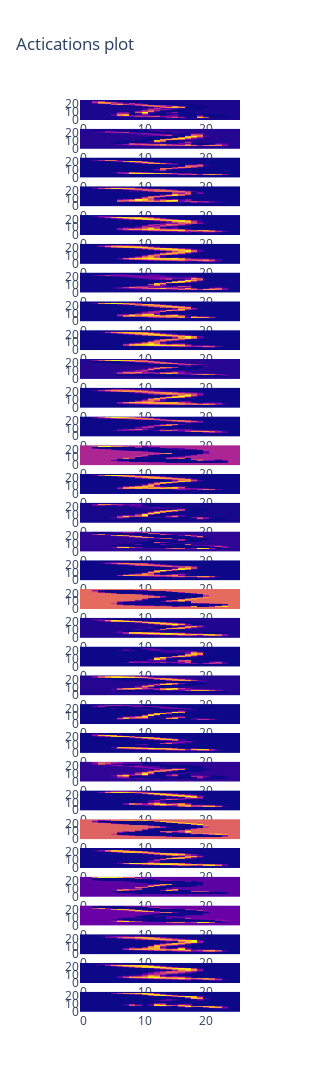

Notebook source saved alongside this figure:
### Code cell
all_channels("conv1")

### Figure 1 — Plotly figure (JSON) as saved in the notebook; plotly's stock layout.template omitted (floating-point values rounded to 4 significant figures; data arrays with more than 128 entries replaced by an {"elided": "..."} marker saying what was removed)
{"data": [{"showscale": false, "type": "heatmap", "xaxis": "x", "yaxis": "y", "z": {"elided": "26x26 float values"}}, {"showscale": false, "type": "heatmap", "xaxis": "x2", "yaxis": "y2", "z": {"elided": "26x26 float values"}}, {"showscale": false, "type": "heatmap", "xaxis": "x3", "yaxis": "y3", "z": {"elided": "26x26 float values"}}, {"showscale": false, "type": "heatmap", "xaxis": "x4", "yaxis": "y4", "z": {"elided": "26x26 float values"}}, {"showscale": false, "type": "heatmap", "xaxis": "x5", "yaxis": "y5", "z": {"elided": "26x26 float values"}}, {"showscale": false, "type": "heatmap", "xaxis": "x6", "yaxis": "y6", "z": {"elided": "26x26 float values"}}, {"showscale": false, "type": "heatmap", "xaxis": "x7", "yaxis": "y7", "z": {"elided": "26x26 float values"}}, {"showscale": false, "type": "heatmap", "xaxis": "x8", "yaxis": "y8", "z": {"elided": "26x26 float values"}}, {"showscale": false, "type": "heatmap", "xaxis": "x9", "yaxis": "y9", "z": {"elided": "26x26 float values"}}, {"showscale": false, "type": "heatmap", "xaxis": "x10", "yaxis": "y10", "z": {"elided": "26x26 float values"}}, {"showscale": false, "type": "heatmap", "xaxis": "x11", "yaxis": "y11", "z": {"elided": "26x26 float values"}}, {"showscale": false, "type": "heatmap", "xaxis": "x12", "yaxis": "y12", "z": {"elided": "26x26 float values"}}, {"showscale": false, "type": "heatmap", "xaxis": "x13", "yaxis": "y13", "z": {"elided": "26x26 float values"}}, {"showscale": false, "type": "heatmap", "xaxis": "x14", "yaxis": "y14", "z": {"elided": "26x26 float values"}}, {"showscale": false, "type": "heatmap", "xaxis": "x15", "yaxis": "y15", "z": {"elided": "26x26 float values"}}, {"showscale": false, "type": "heatmap", "xaxis": "x16", "yaxis": "y16", "z": {"elided": "26x26 float values"}}, {"showscale": false, "type": "heatmap", "xaxis": "x17", "yaxis": "y17", "z": {"elided": "26x26 float values"}}, {"showscale": false, "type": "heatmap", "xaxis": "x18", "yaxis": "y18", "z": {"elided": "26x26 float values"}}, {"showscale": false, "type": "heatmap", "xaxis": "x19", "yaxis": "y19", "z": {"elided": "26x26 float values"}}, {"showscale": false, "type": "heatmap", "xaxis": "x20", "yaxis": "y20", "z": {"elided": "26x26 float values"}}, {"showscale": false, "type": "heatmap", "xaxis": "x21", "yaxis": "y21", "z": {"elided": "26x26 float values"}}, {"showscale": false, "type": "heatmap", "xaxis": "x22", "yaxis": "y22", "z": {"elided": "26x26 float values"}}, {"showscale": false, "type": "heatmap", "xaxis": "x23", "yaxis": "y23", "z": {"elided": "26x26 float values"}}, {"showscale": false, "type": "heatmap", "xaxis": "x24", "yaxis": "y24", "z": {"elided": "26x26 float values"}}, {"showscale": false, "type": "heatmap", "xaxis": "x25", "yaxis": "y25", "z": {"elided": "26x26 float values"}}, {"showscale": false, "type": "heatmap", "xaxis": "x26", "yaxis": "y26", "z": {"elided": "26x26 float values"}}, {"showscale": false, "type": "heatmap", "xaxis": "x27", "yaxis": "y27", "z": {"elided": "26x26 float values"}}, {"showscale": false, "type": "heatmap", "xaxis": "x28", "yaxis": "y28", "z": {"elided": "26x26 float values"}}, {"showscale": false, "type": "heatmap", "xaxis": "x29", "yaxis": "y29", "z": {"elided": "26x26 float values"}}, {"showscale": false, "type": "heatmap", "xaxis": "x30", "yaxis": "y30", "z": {"elided": "26x26 float values"}}, {"showscale": false, "type": "heatmap", "xaxis": "x31", "yaxis": "y31", "z": {"elided": "26x26 float values"}}, {"showscale": false, "type": "heatmap", "xaxis": "x32", "yaxis": "y32", "z": {"elided": "26x26 float values"}}], "layout": {"height": 10000, "title": {"text": "Actications plot"}, "width": 300, "xaxis": {"anchor": "y", "domain": [0, 1]}, "xaxis10": {"anchor": "y10", "domain": [0, 1]}, "xaxis11": {"anchor": "y11", "domain": [0, 1]}, "xaxis12": {"anchor": "y12", "domain": [0, 1]}, "xaxis13": {"anchor": "y13", "domain": [0, 1]}, "xaxis14": {"anchor": "y14", "domain": [0, 1]}, "xaxis15": {"anchor": "y15", "domain": [0, 1]}, "xaxis16": {"anchor": "y16", "domain": [0, 1]}, "xaxis17": {"anchor": "y17", "domain": [0, 1]}, "xaxis18": {"anchor": "y18", "domain": [0, 1]}, "xaxis19": {"anchor": "y19", "domain": [0, 1]}, "xaxis2": {"anchor": "y2", "domain": [0, 1]}, "xaxis20": {"anchor": "y20", "domain": [0, 1]}, "xaxis21": {"anchor": "y21", "domain": [0, 1]}, "xaxis22": {"anchor": "y22", "domain": [0, 1]}, "xaxis23": {"anchor": "y23", "domain": [0, 1]}, "xaxis24": {"anchor": "y24", "domain": [0, 1]}, "xaxis25": {"anchor": "y25", "domain": [0, 1]}, "xaxis26": {"anchor": "y26", "domain": [0, 1]}, "xaxis27": {"anchor": "y27", "domain": [0, 1]}, "xaxis28": {"anchor": "y28", "domain": [0, 1]}, "xaxis29": {"anchor": "y29", "domain": [0, 1]}, "xaxis3": {"anchor": "y3", "domain": [0, 1]}, "xaxis30": {"anchor": "y30", "domain": [0, 1]}, "xaxis31": {"anchor": "y31", "domain": [0, 1]}, "xaxis32": {"anchor": "y32", "domain": [0, 1]}, "xaxis4": {"anchor": "y4", "domain": [0, 1]}, "xaxis5": {"anchor": "y5", "domain": [0, 1]}, "xaxis6": {"anchor": "y6", "domain": [0, 1]}, "xaxis7": {"anchor": "y7", "domain": [0, 1]}, "xaxis8": {"anchor": "y8", "domain": [0, 1]}, "xaxis9": {"anchor": "y9", "domain": [0, 1]}, "yaxis": {"anchor": "x", "domain": [0.9778, 1]}, "yaxis10": {"anchor": "x10", "domain": [0.6939, 0.7161]}, "yaxis11": {"anchor": "x11", "domain": [0.6624, 0.6846]}, "yaxis12": {"anchor": "x12", "domain": [0.6309, 0.653]}, "yaxis13": {"anchor": "x13", "domain": [0.5993, 0.6215]}, "yaxis14": {"anchor": "x14", "domain": [0.5678, 0.5899]}, "yaxis15": {"anchor": "x15", "domain": [0.5362, 0.5584]}, "yaxis16": {"anchor": "x16", "domain": [0.5047, 0.5269]}, "yaxis17": {"anchor": "x17", "domain": [0.4731, 0.4953]}, "yaxis18": {"anchor": "x18", "domain": [0.4416, 0.4638]}, "yaxis19": {"anchor": "x19", "domain": [0.4101, 0.4322]}, "yaxis2": {"anchor": "x2", "domain": [0.9463, 0.9685]}, "yaxis20": {"anchor": "x20", "domain": [0.3785, 0.4007]}, "yaxis21": {"anchor": "x21", "domain": [0.347, 0.3691]}, "yaxis22": {"anchor": "x22", "domain": [0.3154, 0.3376]}, "yaxis23": {"anchor": "x23", "domain": [0.2839, 0.3061]}, "yaxis24": {"anchor": "x24", "domain": [0.2523, 0.2745]}, "yaxis25": {"anchor": "x25", "domain": [0.2208, 0.243]}, "yaxis26": {"anchor": "x26", "domain": [0.1893, 0.2114]}, "yaxis27": {"anchor": "x27", "domain": [0.1577, 0.1799]}, "yaxis28": {"anchor": "x28", "domain": [0.1262, 0.1483]}, "yaxis29": {"anchor": "x29", "domain": [0.09463, 0.1168]}, "yaxis3": {"anchor": "x3", "domain": [0.9147, 0.9369]}, "yaxis30": {"anchor": "x30", "domain": [0.06309, 0.08525]}, "yaxis31": {"anchor": "x31", "domain": [0.03154, 0.05371]}, "yaxis32": {"anchor": "x32", "domain": [0, 0.02217]}, "yaxis4": {"anchor": "x4", "domain": [0.8832, 0.9054]}, "yaxis5": {"anchor": "x5", "domain": [0.8517, 0.8738]}, "yaxis6": {"anchor": "x6", "domain": [0.8201, 0.8423]}, "yaxis7": {"anchor": "x7", "domain": [0.7886, 0.8107]}, "yaxis8": {"anchor": "x8", "domain": [0.757, 0.7792]}, "yaxis9": {"anchor": "x9", "domain": [0.7255, 0.7477]}}}
